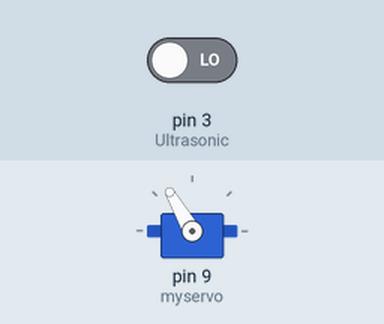
Recording of a sketch running on a simulated Arduino Uno, built with avr-gcc and run on an emulated ATmega328P. Parts: servo. Inputs (shaded band) come from the test bench; at power-on: pin 3 (Ultrasonic) LOW.

Above: at 0.05 s.
At 4.0 s:
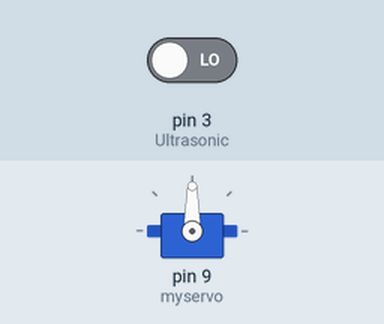
Timing chart, 0 to 5.2 s (numbered marks = the images above):
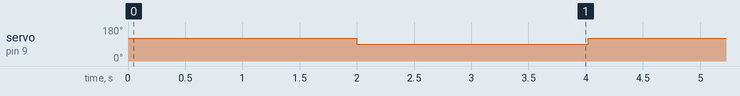

The sketch:

prueba_driver_roverto.ino
```cpp
#include <Servo.h>
#include <NewPing.h>

Servo myservo;

int pos = 0;
//Conectar el ultrasonido ahi Y REVISAR OTROS PINES!!!
const int Ultrasonic = 3;
int zeroThrottle = 90; //90 Needs to be between 66 and 101.
int maxThrottle = 120; //120 seems to be where the maximum is. Above this doesn't give any extra speed.
int minThrottle = 60;  //60 This represents the "reverse" speed.

//Distancia max en cm para el sensor
const int MaxDistance = 5;
volatile int obstaculo = 1;


NewPing sonar(Ultrasonic, Ultrasonic, MaxDistance);

void setup()
{

  Serial.begin(9600); //Pour some serial

// CONECTAR EL DRIVER AQUI!!!!
myservo.attach(9); // attaches the servo on pin 9 to the servo object

//Ponemos una interrupcion en el pin 2 donde esta el sensor US
pinMode(Ultrasonic, INPUT);
attachInterrupt(digitalPinToInterrupt(3), sensor, CHANGE);


/*Serial.println("Zero Throttle");
myservo.write(zeroThrottle);  // Set the output to the middle or "zero" position. CONNECT THE ESC DURING THIS DELAY!!
delay(5000);       // This delay allows the ESC to be connected and powered on. The motor will beep once on
                    // power up and once when it recognises the zero position.

Serial.println("Max");
myservo.write(maxThrottle); // Make sure your test bed is safe for the motor to turn at this point. It will run at maximum speed!
delay(2000);

Serial.println("Zero");
myservo.write(zeroThrottle); // Simulates the receiver sending a zero throttle signal again
delay(2000);

Serial.println("Min");
myservo.write(minThrottle); // "engages" reverse.
delay(20);

Serial.println("Zero");
myservo.write(zeroThrottle); // back to neutral
delay(20);

Serial.println("Min");
myservo.write(minThrottle); // motor runs in reverse
delay(2000);

Serial.println("Setup Complete");*/

}

void loop()
{

/*for(pos = zeroThrottle; pos < maxThrottle; pos += 1)  // goes from zero to max throttle
  {
    myservo.write(pos);               // tell the ESC to position in variable 'pos'
    delay(200);                       // waits 200ms for the ESC to reach the position
    Serial.println(pos);              // print "pos"
  }*/

myservo.write(maxThrottle*obstaculo);           // Hold the max position for 2 seconds
delay (2000);

myservo.write(zeroThrottle);          // Go back to zero for 2 seconds

//delay (2000);

//myservo.write(minThrottle);           // Select reverse

delay (20);

//myservo.write(zeroThrottle);          // Back to zero again

/*delay (20);

  for(pos = zeroThrottle; pos>=minThrottle; pos-=1)     // goes from zero to "min" or motor turns in reverse
  {
    myservo.write(pos);               // tell the ESC to position in variable 'pos'
    delay(200);                       // waits 200ms for the ESC to reach the position
    Serial.println(pos);              // print "pos"
  }
delay(2000);

myservo.write(zeroThrottle);          // Go back to zero position
*/
delay(2000);

}

void sensor (){
  if (sonar.ping_cm()> MaxDistance){
    obstaculo = 0;
    } else {
    obstaculo = 1;

    }

}
```

Measured:
- by itself, servo on pin 9 (myservo): alternates 120° for 2.0 s and 90° for 2.0 s
